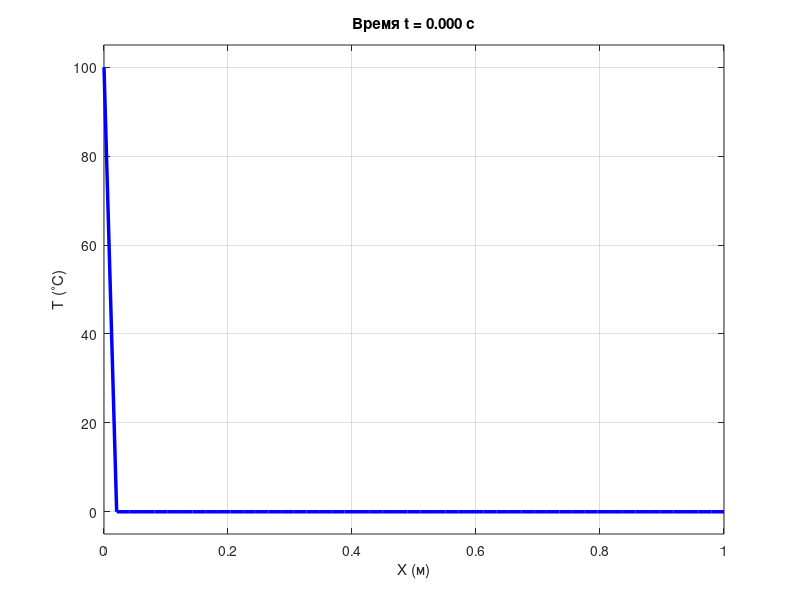

The MATLAB script that drew this image: (Note: this script raises an error after producing the figure.)
clc; clear; close all;

L = 1.0; T_final = 5.0; alpha = 0.01;
Nx = 50; dx = L/(Nx-1); x = linspace(0, L, Nx);
dt = 0.4 * (dx^2 / alpha); Nt = round(T_final / dt);

T = zeros(1, Nx); T(1) = 100; T(end) = 0;

figure('Color', 'w');
h_plot = plot(x, T, 'b-', 'LineWidth', 2.5);
hold on; grid on; box on;
xlim([0 L]); ylim([-5 105]);
xlabel('X (м)'); ylabel('T (^{\circ}C)');
title_obj = title('Время t = 0.000 с');

% Создание видеофайла
videoFile = VideoWriter('temperature_animation.mp4', 'MPEG-4');
videoFile.FrameRate = 30; % 30 кадров в секунду
open(videoFile);

for n = 1:Nt
    T_inner = T(2:end-1) + (alpha*dt/dx^2)*(T(3:end)-2*T(2:end-1)+T(1:end-2));
    T = [100, T_inner, 0];

    set(h_plot, 'YData', T);
    set(title_obj, 'String', sprintf('Время t = %.3f с', n*dt));
    drawnow; pause(0.01);

    % Захват кадра для видео
    frame = getframe(gcf);
    writeVideo(videoFile, frame);
end

% Закрытие видеофайла
close(videoFile);
disp('Готово. Анимация сохранена как "temperature_animation.mp4"');
